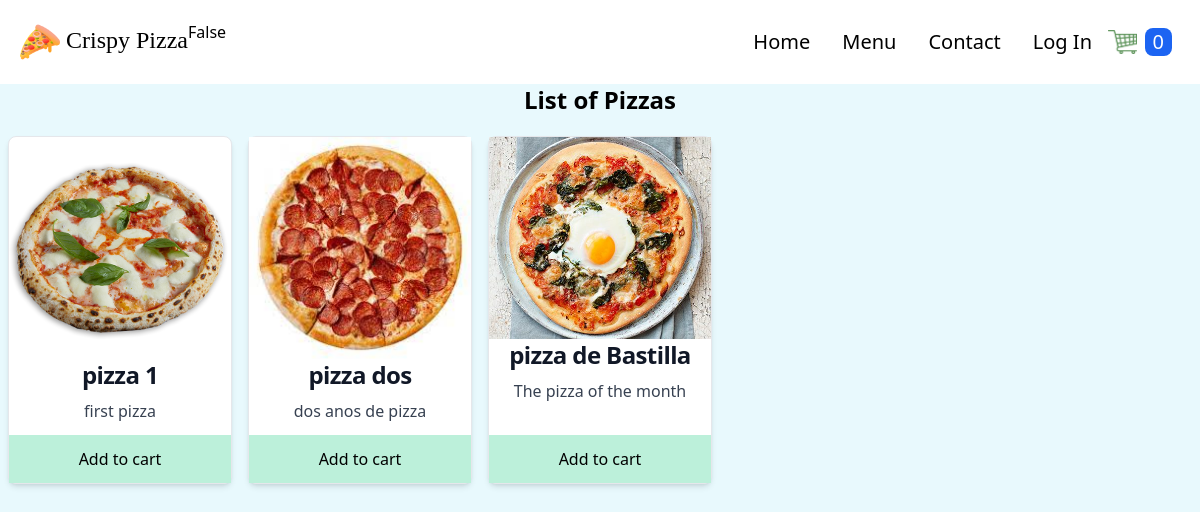
Screenshot of /products/ with the database file from the repository.
### store/models.py (models this page shows, shortened)
class Product(models.Model):
    PRODUCT_TYPES = (
        ("Pizza", "pizza"),
        ("Nonpizza", "nonpizza")
    )
    id = models.UUIDField(primary_key=True, default=uuid.uuid4, editable=False)
    name = models.CharField(max_length=100)
    price = models.IntegerField()
    desc = models.TextField(max_length=500)
    image = models.ImageField(blank=True, upload_to='images')
    created_at = models.DateField(auto_now_add=True)
    updated_at = models.DateField(auto_now=True)
    product_type = models.CharField(max_length=10, choices=PRODUCT_TYPES)

### store/views.py (the view)
# urls.py: path('products/', views.products, name='products'),
def products(request):
    products = Product.objects.all()
    context = {'products': products}
    return render(request, 'store/products.html', context=context)

### store/context_processors.py (called while the page is built, shortened)
def get_cart_quantity(request):
    if request.user.is_authenticated:
        customer = request.user.customer
    else:
        try:
            customer, created = Customer.objects.get_or_create(
                device=request.COOKIES['device'])
        except:
            return {
                'cart_quantity': 0
            }

### store/templates/store/products.html (shortened to what this page needs)
{% extends "store/base.html" %} {% block content %}
<div>
  <h1 class="text-2xl text-center font-bold mb-3">List of Pizzas</h1>
  <div class="grid grid-cols-1 sm:grid-cols-1 md:grid-cols-3 lg:grid-cols-5">
    {% for product in products %}
    <div
      class="flex flex-col m-2 bg-white border border-gray-200 rounded-lg shadow-md dark:bg-gray-800 dark:border-gray-700"
    >
      <img
        class="w-60 h-auto block mx-auto"
        src="{{ product.image.url }}"
        alt=""
      />
      <h5
        class="mb-2 text-center text-2xl font-bold tracking-tight text-gray-900 dark:text-white"
      >
        {{product.name}}
      </h5>
      <p class="mb-3 font-normal text-gray-700 dark:text-gray-400 text-center">
        {{product.desc}}
      </p>
      <form
        action="{% url 'order:add_to_cart' product.id %}"
        method="post"
        class="bg-green-200 w-full text-center items-center mt-auto p-3 hover:text-green-700"
      >
        <button type="submit">Add to cart</button>
      </form>
    </div>
    {% endfor %}
  </div>
</div>
{% endblock %}

### store/static/store/src/styles.css (style rules this page uses)
html { line-height: 1.5; -webkit-text-size-adjust: 100%; -moz-tab-size: 4; -o-tab-size: 4; tab-size: 4; font-family: ui-sans-serif, system-ui, -apple-system, BlinkMacSystemFont, "Segoe UI", Roboto, "Helvetica Neue", Arial, "Noto Sans", sans-serif, "Apple Color Emoji", "Segoe UI Emoji", "Segoe UI Symbol", "Noto Color Emoji"; font-feature-settings: normal; }
body { margin: 0; line-height: inherit; }
h1, h2, h3, h4, h5, h6 { font-size: inherit; font-weight: inherit; }
button, input, optgroup, select, textarea { font-family: inherit; font-size: 100%; font-weight: inherit; line-height: inherit; color: inherit; margin: 0; padding: 0; }
button, select { text-transform: none; }
button, [type='button'], [type='reset'], [type='submit'] { -webkit-appearance: button; background-color: transparent; background-image: none; }
blockquote, dl, dd, h1, h2, h3, h4, h5, h6, hr, figure, p, pre { margin: 0; }
button, [role="button"] { cursor: pointer; }
img, svg, video, canvas, audio, iframe, embed, object { display: block; vertical-align: middle; }
img, video { max-width: 100%; height: auto; }
.m-0 { margin: 0px; }
.m-2 { margin: 0.5rem; }
.mx-auto { margin-left: auto; margin-right: auto; }
.mb-3 { margin-bottom: 0.75rem; }
.mb-2 { margin-bottom: 0.5rem; }
.mt-auto { margin-top: auto; }
.block { display: block; }
.flex { display: flex; }
.grid { display: grid; }
.h-auto { height: auto; }
.w-full { width: 100%; }
.w-60 { width: 15rem; }
.grid-cols-1 { grid-template-columns: repeat(1, minmax(0, 1fr)); }
.flex-col { flex-direction: column; }
.items-center { align-items: center; }
.rounded-lg { border-radius: 0.5rem; }
.border { border-width: 1px; }
.border-gray-200 { --tw-border-opacity: 1; border-color: rgb(229 231 235 / var(--tw-border-opacity)); }
.bg-dimly-blue { --tw-bg-opacity: 1; background-color: rgb(232 249 253 / var(--tw-bg-opacity)); }
.bg-white { --tw-bg-opacity: 1; background-color: rgb(255 255 255 / var(--tw-bg-opacity)); }
.bg-green-200 { --tw-bg-opacity: 1; background-color: rgb(188 240 218 / var(--tw-bg-opacity)); }
.p-0 { padding: 0px; }
.p-3 { padding: 0.75rem; }
.text-center { text-align: center; }
.text-2xl { font-size: 1.5rem; line-height: 2rem; }
.font-bold { font-weight: 700; }
.font-normal { font-weight: 400; }
.tracking-tight { letter-spacing: -0.025em; }
.text-gray-700 { --tw-text-opacity: 1; color: rgb(55 65 81 / var(--tw-text-opacity)); }
.text-gray-900 { --tw-text-opacity: 1; color: rgb(17 24 39 / var(--tw-text-opacity)); }
.shadow-md { --tw-shadow: 0 4px 6px -1px rgb(0 0 0 / 0.1), 0 2px 4px -2px rgb(0 0 0 / 0.1); --tw-shadow-colored: 0 4px 6px -1px var(--tw-shadow-color), 0 2px 4px -2px var(--tw-shadow-color); box-shadow: var(--tw-ring-offset-shadow, 0 0 #0000), var(--tw-ring-shadow, 0 0 #0000), var(--tw-shadow); }
@media (min-width: 640px) { .sm\:grid-cols-1 { grid-template-columns: repeat(1, minmax(0, 1fr)); } }
@media (min-width: 768px) { .md\:grid-cols-3 { grid-template-columns: repeat(3, minmax(0, 1fr)); } }
@media (min-width: 1024px) { .lg\:grid-cols-5 { grid-template-columns: repeat(5, minmax(0, 1fr)); } }

### rows the page displays
Product: image (picture), name "pizza 1", desc "first pizza"
Product: image (picture), name "pizza dos", desc "dos anos de pizza"
Product: image (picture), name "pizza de Bastilla", desc "The pizza of the month"

### other values shown
{{ user.is_superuser }} "False"
{{ cart_quantity }} "0"
